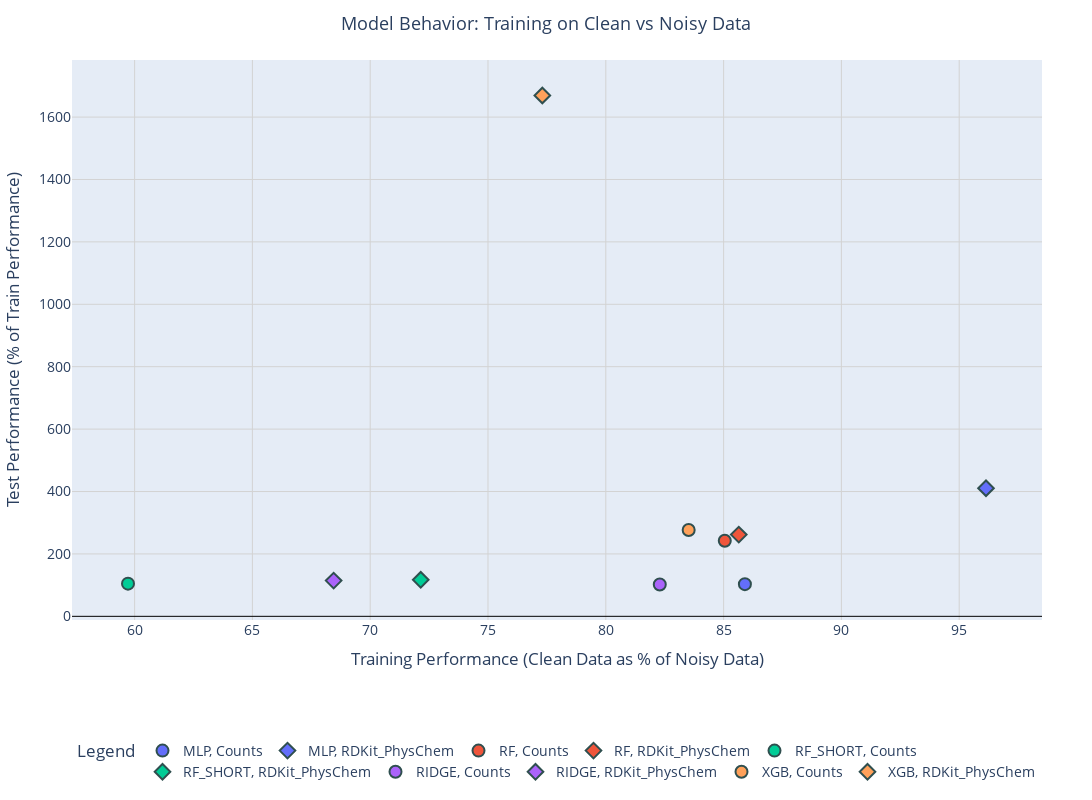

The code cell stored with this chart in its notebook:
### Code cell
fig = px.scatter(
    df_overfitting_rmse,
    x='Train_Mid_as_percentage_of_Train_Full',
    y='Test_Mid_as_percentage_of_Train_Mid',
    color='Model',
    symbol='Descriptor',
    hover_data=['Metric'],
    labels={
        'Train_Mid_as_percentage_of_Train_Full': 'Performance (Clean Data as % of Noisy Data)',
        'Test_Mid_as_percentage_of_Train_Mid': 'Test Performance (% of Train Performance)'
    },
    title="Model Behavior: Training on Clean vs Noisy Data"
)

# Update layout for clarity
fig.update_layout(
    width=1200,
    height=800,
    legend=dict(
        title="Legend",
        orientation="h",
        yanchor="bottom",
        y=-0.3,
        xanchor="center",
        x=0.5
    ),
    margin=dict(l=50, r=50, t=60, b=100),
    font=dict(size=14),
    title_font=dict(size=18),
    title_x=0.5,  # Center title
)

# Update marker styles for better distinction
fig.update_traces(marker=dict(size=12, line=dict(width=2, color='DarkSlateGrey')))

# Add gridlines and improve axis visibility
fig.update_xaxes(
    title="Training Performance (Clean Data as % of Noisy Data)",
    showgrid=True,
    gridwidth=1,
    gridcolor='LightGrey',
    zeroline=True,
    zerolinewidth=1,
    zerolinecolor='Black'
)
fig.update_yaxes(
    title="Test Performance (% of Train Performance)",
    showgrid=True,
    gridwidth=1,
    gridcolor='LightGrey',
    zeroline=True,
    zerolinewidth=1,
    zerolinecolor='Black'
)

fig.show()

### Figure 1 — Plotly figure (JSON) as saved in the notebook; plotly's stock layout.template omitted (floating-point values rounded to 4 significant figures)
{"data": [{"customdata": [["RMSE"]], "hovertemplate": "Model=MLP<br>Descriptor=Counts<br>Performance (Clean Data as % of Noisy Data)=%{x}<br>Test Performance (% of Train Performance)=%{y}<br>Metric=%{customdata[0]}<extra></extra>", "legendgroup": "MLP, Counts", "marker": {"color": "#636efa", "line": {"color": "DarkSlateGrey", "width": 2}, "size": 12, "symbol": "circle"}, "mode": "markers", "name": "MLP, Counts", "orientation": "v", "showlegend": true, "type": "scatter", "x": [85.9], "xaxis": "x", "y": [103.1], "yaxis": "y"}, {"customdata": [["RMSE"]], "hovertemplate": "Model=MLP<br>Descriptor=RDKit_PhysChem<br>Performance (Clean Data as % of Noisy Data)=%{x}<br>Test Performance (% of Train Performance)=%{y}<br>Metric=%{customdata[0]}<extra></extra>", "legendgroup": "MLP, RDKit_PhysChem", "marker": {"color": "#636efa", "line": {"color": "DarkSlateGrey", "width": 2}, "size": 12, "symbol": "diamond"}, "mode": "markers", "name": "MLP, RDKit_PhysChem", "orientation": "v", "showlegend": true, "type": "scatter", "x": [96.14], "xaxis": "x", "y": [410.4], "yaxis": "y"}, {"customdata": [["RMSE"]], "hovertemplate": "Model=RF<br>Descriptor=Counts<br>Performance (Clean Data as % of Noisy Data)=%{x}<br>Test Performance (% of Train Performance)=%{y}<br>Metric=%{customdata[0]}<extra></extra>", "legendgroup": "RF, Counts", "marker": {"color": "#EF553B", "line": {"color": "DarkSlateGrey", "width": 2}, "size": 12, "symbol": "circle"}, "mode": "markers", "name": "RF, Counts", "orientation": "v", "showlegend": true, "type": "scatter", "x": [85.05], "xaxis": "x", "y": [242.1], "yaxis": "y"}, {"customdata": [["RMSE"]], "hovertemplate": "Model=RF<br>Descriptor=RDKit_PhysChem<br>Performance (Clean Data as % of Noisy Data)=%{x}<br>Test Performance (% of Train Performance)=%{y}<br>Metric=%{customdata[0]}<extra></extra>", "legendgroup": "RF, RDKit_PhysChem", "marker": {"color": "#EF553B", "line": {"color": "DarkSlateGrey", "width": 2}, "size": 12, "symbol": "diamond"}, "mode": "markers", "name": "RF, RDKit_PhysChem", "orientation": "v", "showlegend": true, "type": "scatter", "x": [85.64], "xaxis": "x", "y": [261.9], "yaxis": "y"}, {"customdata": [["RMSE"]], "hovertemplate": "Model=RF_SHORT<br>Descriptor=Counts<br>Performance (Clean Data as % of Noisy Data)=%{x}<br>Test Performance (% of Train Performance)=%{y}<br>Metric=%{customdata[0]}<extra></extra>", "legendgroup": "RF_SHORT, Counts", "marker": {"color": "#00cc96", "line": {"color": "DarkSlateGrey", "width": 2}, "size": 12, "symbol": "circle"}, "mode": "markers", "name": "RF_SHORT, Counts", "orientation": "v", "showlegend": true, "type": "scatter", "x": [59.72], "xaxis": "x", "y": [104.8], "yaxis": "y"}, {"customdata": [["RMSE"]], "hovertemplate": "Model=RF_SHORT<br>Descriptor=RDKit_PhysChem<br>Performance (Clean Data as % of Noisy Data)=%{x}<br>Test Performance (% of Train Performance)=%{y}<br>Metric=%{customdata[0]}<extra></extra>", "legendgroup": "RF_SHORT, RDKit_PhysChem", "marker": {"color": "#00cc96", "line": {"color": "DarkSlateGrey", "width": 2}, "size": 12, "symbol": "diamond"}, "mode": "markers", "name": "RF_SHORT, RDKit_PhysChem", "orientation": "v", "showlegend": true, "type": "scatter", "x": [72.15], "xaxis": "x", "y": [117.1], "yaxis": "y"}, {"customdata": [["RMSE"]], "hovertemplate": "Model=RIDGE<br>Descriptor=Counts<br>Performance (Clean Data as % of Noisy Data)=%{x}<br>Test Performance (% of Train Performance)=%{y}<br>Metric=%{customdata[0]}<extra></extra>", "legendgroup": "RIDGE, Counts", "marker": {"color": "#ab63fa", "line": {"color": "DarkSlateGrey", "width": 2}, "size": 12, "symbol": "circle"}, "mode": "markers", "name": "RIDGE, Counts", "orientation": "v", "showlegend": true, "type": "scatter", "x": [82.29], "xaxis": "x", "y": [102.0], "yaxis": "y"}, {"customdata": [["RMSE"]], "hovertemplate": "Model=RIDGE<br>Descriptor=RDKit_PhysChem<br>Performance (Clean Data as % of Noisy Data)=%{x}<br>Test Performance (% of Train Performance)=%{y}<br>Metric=%{customdata[0]}<extra></extra>", "legendgroup": "RIDGE, RDKit_PhysChem", "marker": {"color": "#ab63fa", "line": {"color": "DarkSlateGrey", "width": 2}, "size": 12, "symbol": "diamond"}, "mode": "markers", "name": "RIDGE, RDKit_PhysChem", "orientation": "v", "showlegend": true, "type": "scatter", "x": [68.45], "xaxis": "x", "y": [114.6], "yaxis": "y"}, {"customdata": [["RMSE"]], "hovertemplate": "Model=XGB<br>Descriptor=Counts<br>Performance (Clean Data as % of Noisy Data)=%{x}<br>Test Performance (% of Train Performance)=%{y}<br>Metric=%{customdata[0]}<extra></extra>", "legendgroup": "XGB, Counts", "marker": {"color": "#FFA15A", "line": {"color": "DarkSlateGrey", "width": 2}, "size": 12, "symbol": "circle"}, "mode": "markers", "name": "XGB, Counts", "orientation": "v", "showlegend": true, "type": "scatter", "x": [83.52], "xaxis": "x", "y": [276.5], "yaxis": "y"}, {"customdata": [["RMSE"]], "hovertemplate": "Model=XGB<br>Descriptor=RDKit_PhysChem<br>Performance (Clean Data as % of Noisy Data)=%{x}<br>Test Performance (% of Train Performance)=%{y}<br>Metric=%{customdata[0]}<extra></extra>", "legendgroup": "XGB, RDKit_PhysChem", "marker": {"color": "#FFA15A", "line": {"color": "DarkSlateGrey", "width": 2}, "size": 12, "symbol": "diamond"}, "mode": "markers", "name": "XGB, RDKit_PhysChem", "orientation": "v", "showlegend": true, "type": "scatter", "x": [77.31], "xaxis": "x", "y": [1669.0], "yaxis": "y"}], "layout": {"font": {"size": 14}, "height": 800, "legend": {"orientation": "h", "title": {"text": "Legend"}, "tracegroupgap": 0, "x": 0.5, "xanchor": "center", "y": -0.3, "yanchor": "bottom"}, "margin": {"b": 100, "l": 50, "r": 50, "t": 60}, "title": {"font": {"size": 18}, "text": "Model Behavior: Training on Clean vs Noisy Data", "x": 0.5}, "width": 1200, "xaxis": {"anchor": "y", "domain": [0, 1], "gridcolor": "LightGrey", "gridwidth": 1, "showgrid": true, "title": {"text": "Training Performance (Clean Data as % of Noisy Data)"}, "zeroline": true, "zerolinecolor": "Black", "zerolinewidth": 1}, "yaxis": {"anchor": "x", "domain": [0, 1], "gridcolor": "LightGrey", "gridwidth": 1, "showgrid": true, "title": {"text": "Test Performance (% of Train Performance)"}, "zeroline": true, "zerolinecolor": "Black", "zerolinewidth": 1}}}
